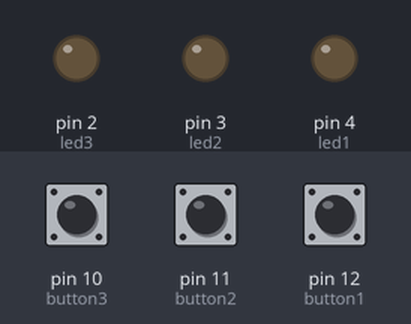
Simulated run of this sketch. Board: Arduino Uno, built with avr-gcc and run on an emulated ATmega328P. On the bench: output pins drawn as LEDs (lit = HIGH). The test bench sets the inputs (shaded band); at power-on: pin 11 (button2) HIGH, pin 10 (button3) HIGH, pin 12 (button1) LOW.

Above: at 1.2 s.
1.3 s: pin 11 (button2) pulled LOW for 0.15 s
At 1.8 s:
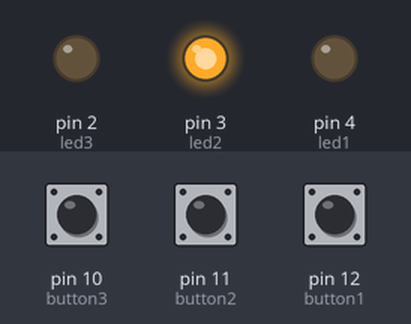
4.4 s: pin 10 (button3) pulled LOW for 0.15 s
At 5.1 s:
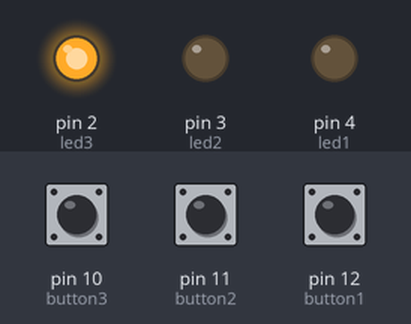
7.5 s: pin 12 (button1) pulled HIGH for 0.15 s
At 8.1 s:
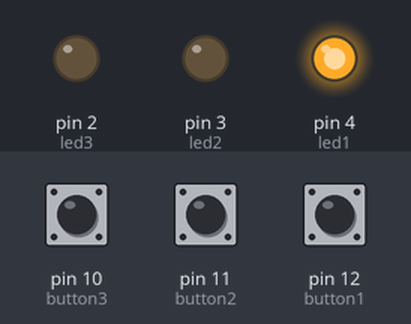
10.6 s: pin 10 (button3) driven LOW and pin 11 (button2) driven LOW and pin 12 (button1) driven HIGH
At 11.0 s:
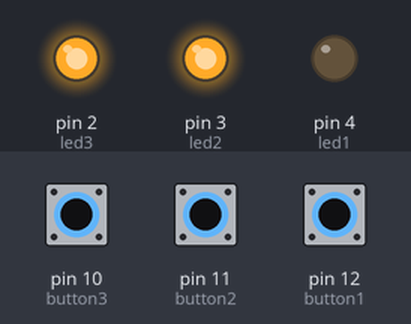
12.1 s: pin 11 (button2) driven HIGH
At 14.5 s:
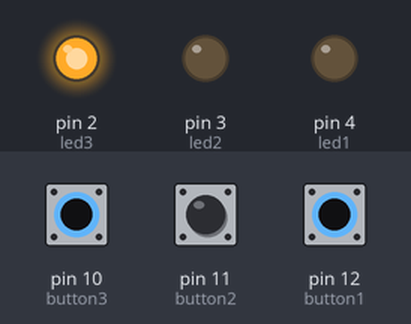
15.1 s: pin 10 (button3) driven HIGH
At 18.8 s:
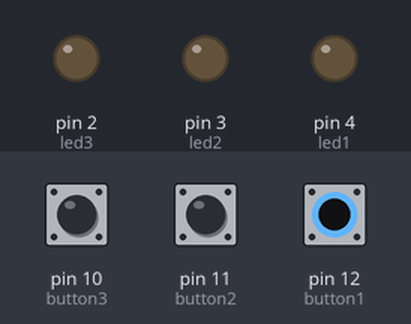
Timing chart, 0 to 19.1 s (numbered marks = the images above; inputs shaded):
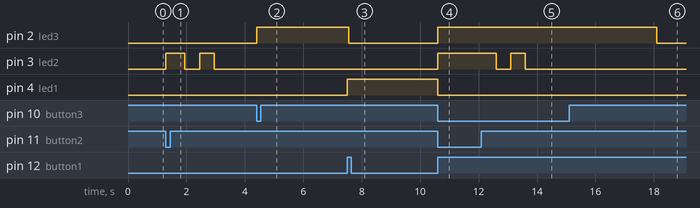

The sketch:

Assignment2.ino
```cpp
#define button1 12
#define button2 11
#define button3 10
#define led1 4
#define led2 3
#define led3 2
bool off1= 0,off2= 0,off3= 0;
unsigned long int time1,time2,time3;
void setup()
{
  Serial.begin(9600);
  pinMode(button1,INPUT);
  pinMode(led1,OUTPUT);
  pinMode(button2,INPUT);
  pinMode(led2,OUTPUT);
  pinMode(button3,INPUT_PULLUP);
  pinMode(led3,OUTPUT);

}
void loop()
{
  int ReadSwitch1 = digitalRead(button1);
  int ReadSwitch2 = digitalRead(button2);
  int ReadSwitch3 = digitalRead(button3);

  //led1
  if(ReadSwitch1 == HIGH )
  {
  if(millis() - time1 >= 10)
  {
    off1 = !off1;
  }
   time1 = millis();
  }
  if(off1 == 1 &&(millis()-time1)<= 3000)
  {
    digitalWrite(led1,HIGH);
  }
  else
  {
    off1 = 0;
  digitalWrite(led1,LOW);
  }


  //led2
  if(ReadSwitch2 == LOW )
  {
  if(millis() - time2 >= 10 && off1 == 0 && off3 == 0)
  {
    off2 = !off2;
  }
   time2 = millis();
  }
  if(off2 == 1 && (millis()-time2) <= 2000)
  {


  if((millis()-time2) <= 500)
  {
  digitalWrite(led2,HIGH);
  }
  else if((millis()-time2) <= 1000)
  {
  digitalWrite(led2,LOW);
  }
  else if((millis()-time2) <= 1500)
  {
    digitalWrite(led2,HIGH);
  }
  else if((millis()-time2) <= 2000)
  {
    digitalWrite(led2,LOW);
  }
  }


  else
  {
    off2 = 0;
  digitalWrite(led2,LOW);
  }


  //led3
  if(ReadSwitch3 == LOW )
  {
  if(millis() - time3 >= 50&&off1 == 0)
  {
    off3= !off3;
  }
  else if(off3 ==1 && off1 == 1)
  {
    off3 = !off3;
    digitalWrite(led3,LOW);
  }
   time3 = millis();
  }
  if(off3 == 1&&(millis()-time3)<= 3000)
  {
    digitalWrite(led3,HIGH);
  }
  else
  {
    off3 = 0;
  digitalWrite(led3,LOW);
  }
}
```

Measured:
- after the input at 1.3 s, pin 3 (led2): LOW → HIGH at once, → LOW 0.65 s later, → HIGH 0.50 s later, → LOW 0.50 s later
- after the input at 4.4 s, pin 2 (led3): LOW → HIGH at once
- after the input at 7.5 s, pin 4 (led1): LOW → HIGH at once
- after the input at 10.6 s, pin 2 (led3), pin 3 (led2): LOW → HIGH at once
- after the input at 12.1 s, pin 3 (led2): HIGH → LOW after 0.50 s, → HIGH 0.50 s later, → LOW 0.50 s later
- after the input at 15.1 s, pin 2 (led3): HIGH → LOW after 3.0 s
